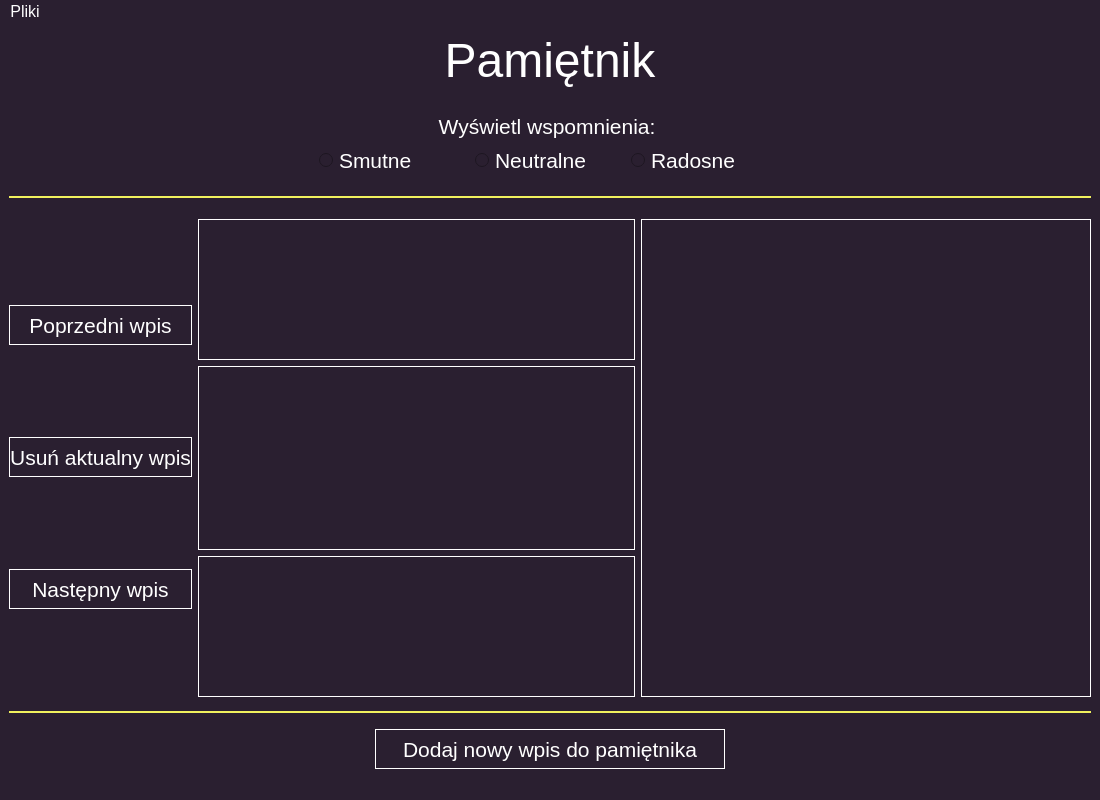
<?xml version="1.0" encoding="UTF-8"?>
<ui version="4.0">
 <class>MainWindow</class>
 <widget class="QMainWindow" name="MainWindow">
  <property name="geometry">
   <rect>
    <x>0</x>
    <y>0</y>
    <width>1100</width>
    <height>800</height>
   </rect>
  </property>
  <property name="minimumSize">
   <size>
    <width>1000</width>
    <height>700</height>
   </size>
  </property>
  <property name="windowTitle">
   <string>MainWindow</string>
  </property>
  <property name="styleSheet">
   <string notr="true">background-color: rgb(42, 31, 48);
color: white;
</string>
  </property>
  <widget class="QWidget" name="centralwidget">
   <property name="minimumSize">
    <size>
     <width>750</width>
     <height>500</height>
    </size>
   </property>
   <layout class="QGridLayout" name="gridLayout">
    <item row="0" column="0">
     <widget class="QLabel" name="Tytul_Label">
      <property name="font">
       <font>
        <pointsize>36</pointsize>
       </font>
      </property>
      <property name="text">
       <string>Pamiętnik</string>
      </property>
      <property name="alignment">
       <set>Qt::AlignHCenter|Qt::AlignTop</set>
      </property>
     </widget>
    </item>
    <item row="2" column="0">
     <layout class="QVBoxLayout" name="RodzajeWspomnien">
      <item>
       <widget class="QLabel" name="RodzajWspomnienLabel">
        <property name="font">
         <font>
          <pointsize>16</pointsize>
         </font>
        </property>
        <property name="text">
         <string>Wyświetl wspomnienia: </string>
        </property>
        <property name="alignment">
         <set>Qt::AlignCenter</set>
        </property>
       </widget>
      </item>
      <item>
       <layout class="QHBoxLayout" name="RodzajWspomnienLayout">
        <item>
         <spacer name="horizontalSpacer">
          <property name="orientation">
           <enum>Qt::Horizontal</enum>
          </property>
          <property name="sizeType">
           <enum>QSizePolicy::Expanding</enum>
          </property>
          <property name="sizeHint" stdset="0">
           <size>
            <width>40</width>
            <height>20</height>
           </size>
          </property>
         </spacer>
        </item>
        <item>
         <widget class="QRadioButton" name="WspomnieniaSmutne">
          <property name="minimumSize">
           <size>
            <width>150</width>
            <height>0</height>
           </size>
          </property>
          <property name="font">
           <font>
            <pointsize>16</pointsize>
           </font>
          </property>
          <property name="text">
           <string>Smutne</string>
          </property>
          <property name="autoExclusive">
           <bool>false</bool>
          </property>
         </widget>
        </item>
        <item>
         <widget class="QRadioButton" name="WspomnieniaNeutralne">
          <property name="minimumSize">
           <size>
            <width>150</width>
            <height>0</height>
           </size>
          </property>
          <property name="font">
           <font>
            <pointsize>16</pointsize>
           </font>
          </property>
          <property name="text">
           <string>Neutralne</string>
          </property>
          <property name="autoExclusive">
           <bool>false</bool>
          </property>
         </widget>
        </item>
        <item>
         <widget class="QRadioButton" name="WspomnieniaRadosne">
          <property name="minimumSize">
           <size>
            <width>150</width>
            <height>0</height>
           </size>
          </property>
          <property name="font">
           <font>
            <pointsize>16</pointsize>
           </font>
          </property>
          <property name="text">
           <string>Radosne</string>
          </property>
          <property name="autoExclusive">
           <bool>false</bool>
          </property>
         </widget>
        </item>
        <item>
         <spacer name="horizontalSpacer_2">
          <property name="orientation">
           <enum>Qt::Horizontal</enum>
          </property>
          <property name="sizeType">
           <enum>QSizePolicy::Expanding</enum>
          </property>
          <property name="sizeHint" stdset="0">
           <size>
            <width>40</width>
            <height>20</height>
           </size>
          </property>
         </spacer>
        </item>
       </layout>
      </item>
     </layout>
    </item>
    <item row="5" column="0">
     <spacer name="verticalSpacer">
      <property name="orientation">
       <enum>Qt::Vertical</enum>
      </property>
      <property name="sizeHint" stdset="0">
       <size>
        <width>20</width>
        <height>40</height>
       </size>
      </property>
     </spacer>
    </item>
    <item row="14" column="0">
     <spacer name="Data_Dodaj_Specer">
      <property name="orientation">
       <enum>Qt::Vertical</enum>
      </property>
      <property name="sizeType">
       <enum>QSizePolicy::Fixed</enum>
      </property>
      <property name="sizeHint" stdset="0">
       <size>
        <width>20</width>
        <height>10</height>
       </size>
      </property>
     </spacer>
    </item>
    <item row="1" column="0">
     <spacer name="verticalSpacer_2">
      <property name="orientation">
       <enum>Qt::Vertical</enum>
      </property>
      <property name="sizeType">
       <enum>QSizePolicy::Minimum</enum>
      </property>
      <property name="sizeHint" stdset="0">
       <size>
        <width>20</width>
        <height>20</height>
       </size>
      </property>
     </spacer>
    </item>
    <item row="11" column="0">
     <spacer name="Wyswietl_Dodaj_Spacer">
      <property name="orientation">
       <enum>Qt::Vertical</enum>
      </property>
      <property name="sizeType">
       <enum>QSizePolicy::Fixed</enum>
      </property>
      <property name="sizeHint" stdset="0">
       <size>
        <width>20</width>
        <height>8</height>
       </size>
      </property>
     </spacer>
    </item>
    <item row="6" column="0">
     <layout class="QHBoxLayout" name="Wyswietlanie">
      <item>
       <layout class="QVBoxLayout" name="PrzyciskWyswietlani">
        <item>
         <widget class="QPushButton" name="Poprzednie_Button">
          <property name="minimumSize">
           <size>
            <width>0</width>
            <height>40</height>
           </size>
          </property>
          <property name="font">
           <font>
            <pointsize>16</pointsize>
           </font>
          </property>
          <property name="styleSheet">
           <string notr="true">border: 1px solid white;</string>
          </property>
          <property name="text">
           <string>Poprzedni wpis</string>
          </property>
         </widget>
        </item>
        <item>
         <widget class="QPushButton" name="Usun_Button">
          <property name="minimumSize">
           <size>
            <width>0</width>
            <height>40</height>
           </size>
          </property>
          <property name="font">
           <font>
            <pointsize>16</pointsize>
           </font>
          </property>
          <property name="styleSheet">
           <string notr="true">border: 1px solid white;</string>
          </property>
          <property name="text">
           <string>Usuń aktualny wpis</string>
          </property>
         </widget>
        </item>
        <item>
         <widget class="QPushButton" name="Nastepny_Button">
          <property name="minimumSize">
           <size>
            <width>0</width>
            <height>40</height>
           </size>
          </property>
          <property name="font">
           <font>
            <pointsize>16</pointsize>
           </font>
          </property>
          <property name="styleSheet">
           <string notr="true">border: 1px solid white;</string>
          </property>
          <property name="text">
           <string>Następny wpis</string>
          </property>
         </widget>
        </item>
       </layout>
      </item>
      <item>
       <layout class="QVBoxLayout" name="TextEditWyswietlanie">
        <item>
         <widget class="QTextEdit" name="PoprzedniWpis">
          <property name="minimumSize">
           <size>
            <width>50</width>
            <height>0</height>
           </size>
          </property>
          <property name="maximumSize">
           <size>
            <width>16777215</width>
            <height>150</height>
           </size>
          </property>
          <property name="font">
           <font>
            <pointsize>16</pointsize>
           </font>
          </property>
          <property name="styleSheet">
           <string notr="true">border: 1px solid white;</string>
          </property>
          <property name="readOnly">
           <bool>true</bool>
          </property>
         </widget>
        </item>
        <item>
         <widget class="QTextEdit" name="AktualnyWpis">
          <property name="sizePolicy">
           <sizepolicy hsizetype="Preferred" vsizetype="Preferred">
            <horstretch>0</horstretch>
            <verstretch>0</verstretch>
           </sizepolicy>
          </property>
          <property name="minimumSize">
           <size>
            <width>0</width>
            <height>60</height>
           </size>
          </property>
          <property name="maximumSize">
           <size>
            <width>16777215</width>
            <height>200</height>
           </size>
          </property>
          <property name="font">
           <font>
            <pointsize>16</pointsize>
           </font>
          </property>
          <property name="styleSheet">
           <string notr="true">border: 1px solid white;</string>
          </property>
          <property name="readOnly">
           <bool>true</bool>
          </property>
         </widget>
        </item>
        <item>
         <widget class="QTextEdit" name="NastepnyWpis">
          <property name="maximumSize">
           <size>
            <width>16777215</width>
            <height>150</height>
           </size>
          </property>
          <property name="font">
           <font>
            <pointsize>16</pointsize>
           </font>
          </property>
          <property name="styleSheet">
           <string notr="true">border: 1px solid white;</string>
          </property>
          <property name="readOnly">
           <bool>true</bool>
          </property>
         </widget>
        </item>
       </layout>
      </item>
      <item>
       <widget class="QLabel" name="Zdjecie">
        <property name="minimumSize">
         <size>
          <width>450</width>
          <height>380</height>
         </size>
        </property>
        <property name="styleSheet">
         <string notr="true">border: 1px solid white;</string>
        </property>
        <property name="text">
         <string/>
        </property>
       </widget>
      </item>
     </layout>
    </item>
    <item row="15" column="0">
     <layout class="QHBoxLayout" name="Dodaj_Layout">
      <item>
       <spacer name="Lewy_Dodaj_Spacer">
        <property name="orientation">
         <enum>Qt::Horizontal</enum>
        </property>
        <property name="sizeHint" stdset="0">
         <size>
          <width>40</width>
          <height>20</height>
         </size>
        </property>
       </spacer>
      </item>
      <item>
       <widget class="QPushButton" name="Doda_Button">
        <property name="minimumSize">
         <size>
          <width>350</width>
          <height>40</height>
         </size>
        </property>
        <property name="font">
         <font>
          <pointsize>16</pointsize>
         </font>
        </property>
        <property name="styleSheet">
         <string notr="true">border: 1px solid white;</string>
        </property>
        <property name="text">
         <string>Dodaj nowy wpis do pamiętnika</string>
        </property>
       </widget>
      </item>
      <item>
       <spacer name="Prawy_Dodaj_Spacer">
        <property name="orientation">
         <enum>Qt::Horizontal</enum>
        </property>
        <property name="sizeHint" stdset="0">
         <size>
          <width>40</width>
          <height>20</height>
         </size>
        </property>
       </spacer>
      </item>
     </layout>
    </item>
    <item row="4" column="0">
     <widget class="QGroupBox" name="ZlotawstawkaRodzajWyswietl">
      <property name="maximumSize">
       <size>
        <width>16777215</width>
        <height>2</height>
       </size>
      </property>
      <property name="styleSheet">
       <string notr="true">border: 1px solid rgb(240, 240, 93);</string>
      </property>
      <layout class="QHBoxLayout" name="horizontalLayout"/>
     </widget>
    </item>
    <item row="12" column="0">
     <widget class="QGroupBox" name="ZlotaWstawka">
      <property name="minimumSize">
       <size>
        <width>0</width>
        <height>2</height>
       </size>
      </property>
      <property name="maximumSize">
       <size>
        <width>16777215</width>
        <height>2</height>
       </size>
      </property>
      <property name="styleSheet">
       <string notr="true">border: 1px solid rgb(240, 240, 93);</string>
      </property>
      <layout class="QVBoxLayout" name="verticalLayout"/>
     </widget>
    </item>
    <item row="3" column="0">
     <spacer name="verticalSpacer_3">
      <property name="orientation">
       <enum>Qt::Vertical</enum>
      </property>
      <property name="sizeHint" stdset="0">
       <size>
        <width>20</width>
        <height>40</height>
       </size>
      </property>
     </spacer>
    </item>
   </layout>
  </widget>
  <widget class="QMenuBar" name="menubar">
   <property name="geometry">
    <rect>
     <x>0</x>
     <y>0</y>
     <width>1100</width>
     <height>26</height>
    </rect>
   </property>
   <property name="font">
    <font>
     <pointsize>12</pointsize>
    </font>
   </property>
   <property name="styleSheet">
    <string notr="true"/>
   </property>
   <widget class="QMenu" name="menuPliki">
    <property name="styleSheet">
     <string notr="true">background-color: white ; color: black;</string>
    </property>
    <property name="title">
     <string>Pliki</string>
    </property>
    <addaction name="actionImportujWpisy"/>
    <addaction name="actionEksportujWpisy"/>
   </widget>
   <addaction name="menuPliki"/>
  </widget>
  <widget class="QStatusBar" name="statusbar"/>
  <action name="actionImportuj">
   <property name="text">
    <string>Importuj</string>
   </property>
  </action>
  <action name="actionEksportuj">
   <property name="text">
    <string>Eksportuj</string>
   </property>
  </action>
  <action name="actionImportujWpisy">
   <property name="text">
    <string>Importuj wpisy</string>
   </property>
   <property name="font">
    <font>
     <pointsize>10</pointsize>
    </font>
   </property>
  </action>
  <action name="actionEksportujWpisy">
   <property name="text">
    <string>Eksportuj wpisy</string>
   </property>
   <property name="font">
    <font>
     <pointsize>10</pointsize>
    </font>
   </property>
  </action>
 </widget>
 <resources/>
 <connections/>
</ui>
